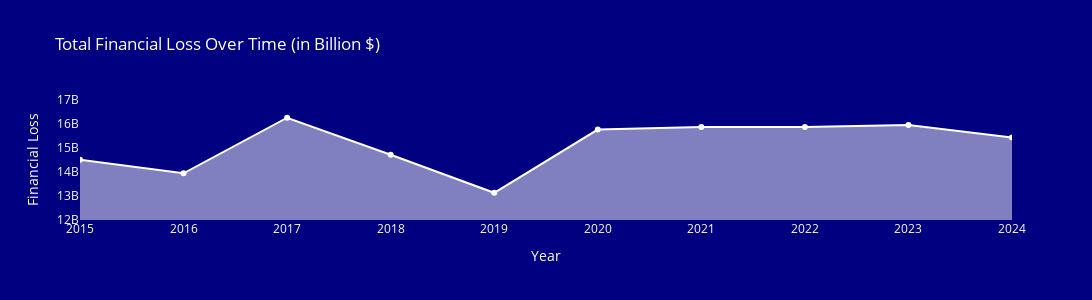

Notebook code cell kept with this figure:
### Code cell
# AREA CHART OF TOTAL FINANCIAL LOSS OVER TIME
fig_financial_loss_annual = px.area(df_financial_loss_annual, x='Year', y='Financial Loss', 
                                    title= "<span style='color:white;'>Total Financial Loss Over Time (in Billion $)</span>",
                                    markers=True, color_discrete_sequence=['white'],
                                    width=1250, height=300)
fig_financial_loss_annual.update_layout(plot_bgcolor='Navy', paper_bgcolor='Navy',
                                       yaxis=dict(range=[12000000000,17000000000], showgrid=False),
                                       xaxis=dict(showgrid=False), font=dict(color='white'))

fig_financial_loss_annual.show()

fig_financial_loss_annual.write_image('fig_financial_loss_annual.png')

### Figure 1 — Plotly figure (JSON) as saved in the notebook; plotly's stock layout.template omitted (floating-point values rounded to 4 significant figures)
{"data": [{"fillpattern": {"shape": ""}, "hovertemplate": "Year=%{x}<br>Financial Loss=%{y}<extra></extra>", "legendgroup": "", "line": {"color": "white"}, "marker": {"symbol": "circle"}, "mode": "lines+markers", "name": "", "orientation": "v", "showlegend": false, "stackgroup": "1", "type": "scatter", "x": ["2015", "2016", "2017", "2018", "2019", "2020", "2021", "2022", "2023", "2024"], "xaxis": "x", "y": [14510000000.0, 13950000000.0, 16260000000.0, 14720000000.0, 13130000000.0, 15770000000.0, 15870000000.0, 15870000000.0, 15960000000.0, 15430000000.0], "yaxis": "y"}], "layout": {"font": {"color": "white"}, "height": 300, "legend": {"tracegroupgap": 0}, "paper_bgcolor": "Navy", "plot_bgcolor": "Navy", "title": {"text": "<span style='color:white;'>Total Financial Loss Over Time (in Billion $)</span>"}, "width": 1250, "xaxis": {"anchor": "y", "autorange": true, "domain": [0, 1], "range": [0, 9], "showgrid": false, "title": {"text": "Year"}, "type": "category"}, "yaxis": {"anchor": "x", "domain": [0, 1], "range": [12000000000, 17000000000], "showgrid": false, "title": {"text": "Financial Loss"}, "type": "linear"}}}
